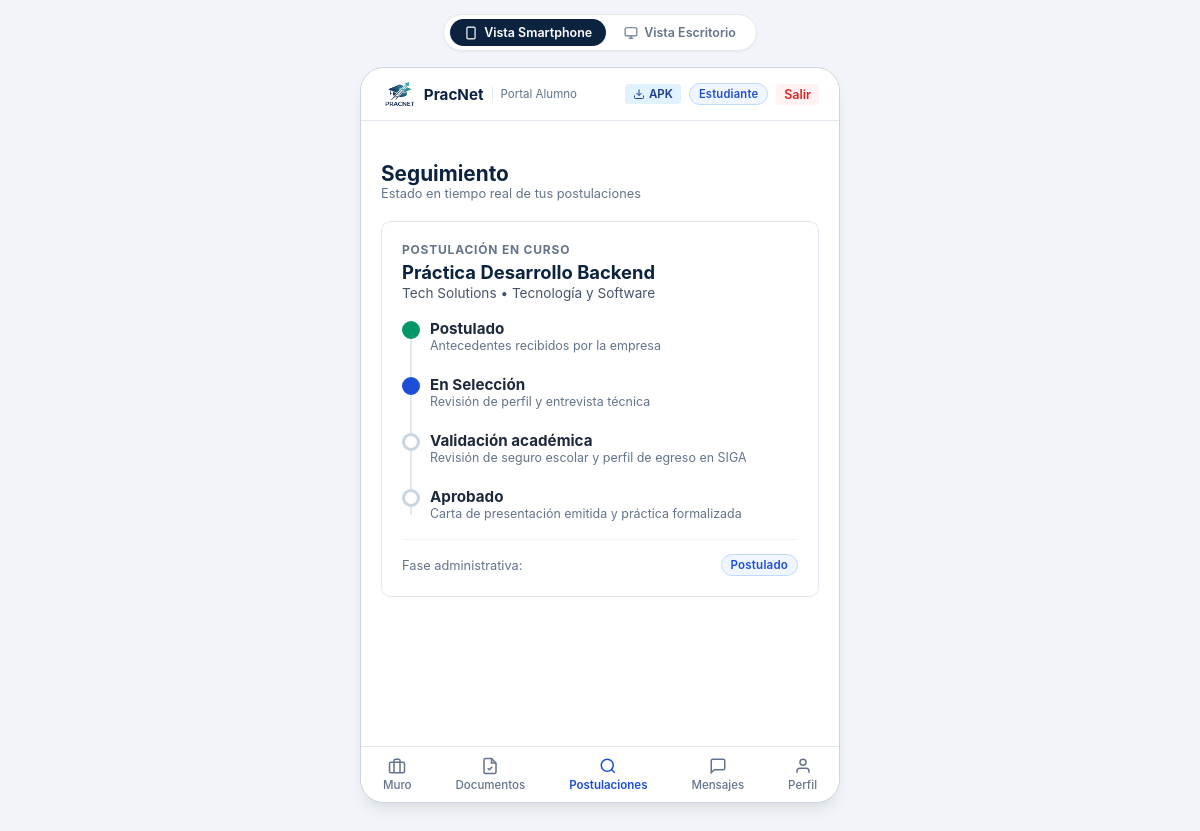
The app's page /estudiante/seguimiento (signed in), older data.
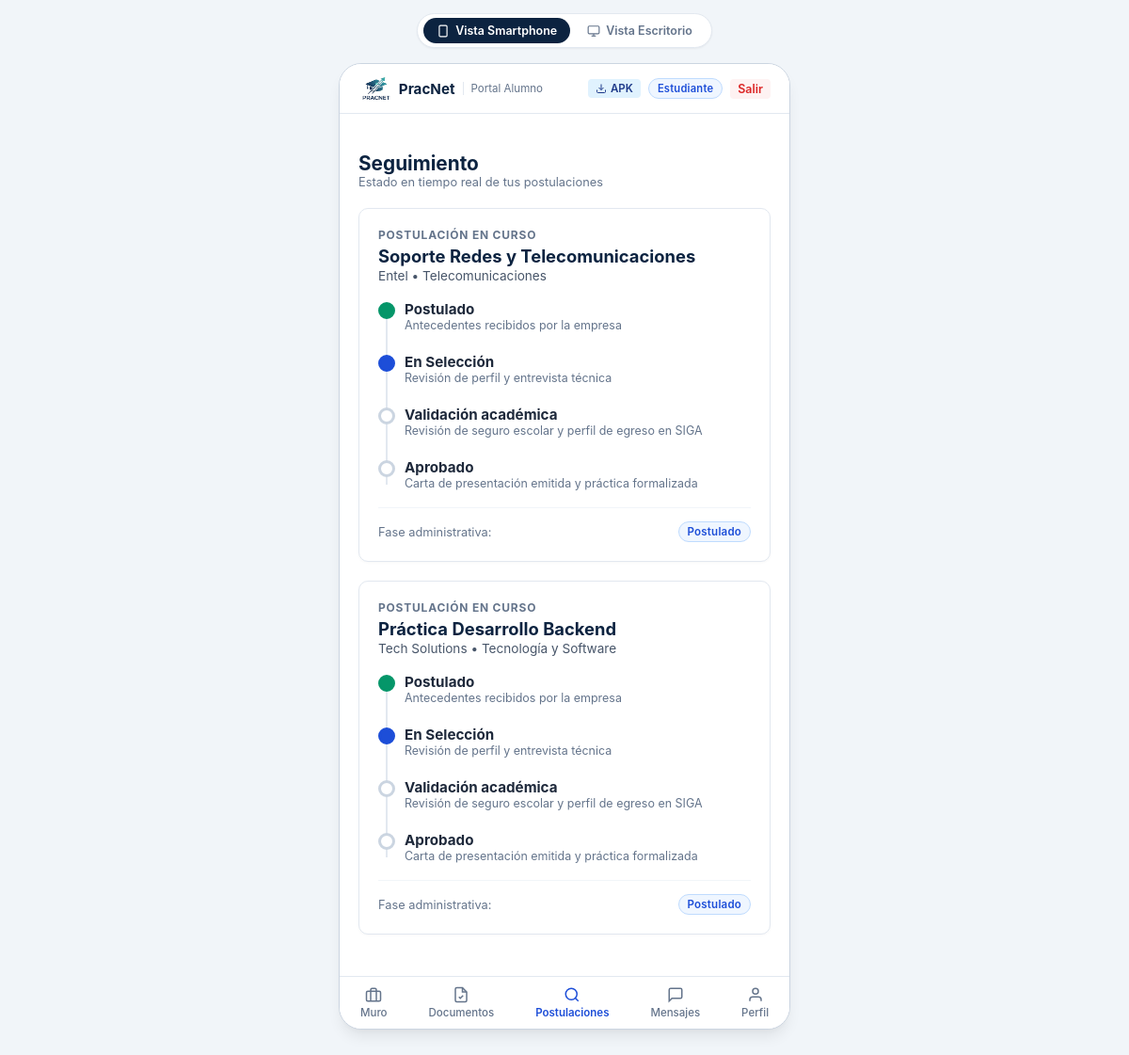
The same page, newer data.
### tables this page shows
CREATE TABLE postulacion (
            id INTEGER PRIMARY KEY AUTOINCREMENT,
            estudiante_id INTEGER NOT NULL REFERENCES estudiante(id) ON DELETE CASCADE,
            oferta_practica_id INTEGER NOT NULL REFERENCES oferta_practica(id) ON DELETE CASCADE,
            estado TEXT DEFAULT 'Postulado',
            fase_administrativa TEXT DEFAULT 'Postulado',
            fecha_postulacion TIMESTAMP DEFAULT CURRENT_TIMESTAMP,
            nota_evaluacion REAL,
            observaciones TEXT,
            UNIQUE(estudiante_id, oferta_practica_id)
        );

CREATE TABLE oferta_practica (
            id INTEGER PRIMARY KEY AUTOINCREMENT,
            empresa_id INTEGER NOT NULL REFERENCES empresa(id) ON DELETE CASCADE,
            titulo TEXT NOT NULL,
            descripcion TEXT NOT NULL,
            requisito_academico TEXT DEFAULT 'Min. 70% Malla',
            min_avance_malla INTEGER DEFAULT 65,
            duracion_horas INTEGER DEFAULT 360,
            duracion_meses INTEGER DEFAULT 3,
            modalidad TEXT DEFAULT 'Híbrido' CHECK(modalidad IN ('Híbrido', 'Remoto', 'Presencial')),
            remunerada INTEGER DEFAULT 1,
            monto_remuneracion TEXT DEFAULT '$250.000',
            cupos INTEGER DEFAULT 2,
            habilidades_requeridas TEXT,
            ubicacion TEXT DEFAULT 'Santiago',
            area TEXT DEFAULT 'Tecnología',
            estado TEXT DEFAULT 'Activa' CHECK(estado IN ('Activa', 'Borrador', 'Cerrada')),
            fecha_publicacion TIMESTAMP DEFAULT CURRENT_TIMESTAMP
        , token_acceso TEXT);

CREATE TABLE empresa (
            id INTEGER PRIMARY KEY AUTOINCREMENT,
            usuario_id INTEGER REFERENCES usuario(id) ON DELETE SET NULL,
            nombre TEXT NOT NULL,
            area TEXT NOT NULL,
            direccion TEXT,
            correo_contacto TEXT,
            rut TEXT UNIQUE,
            convenio_vigente INTEGER DEFAULT 1,
            tasa_retencion INTEGER DEFAULT 35
        );

### app/routes_student.py (the view)
@student_bp.route('/seguimiento')
def seguimiento():
    estudiante_id = session.get('estudiante_id')
    with get_db() as conn:
        cursor = conn.cursor()
        cursor.execute("SELECT * FROM estudiante WHERE id = ?", (estudiante_id,))
        estudiante = cursor.fetchone()
        cursor.execute("""
            SELECT p.*, o.titulo as oferta_titulo, o.modalidad, o.duracion_horas,
                   e.nombre as empresa_nombre, e.area as empresa_area
            FROM postulacion p
            JOIN oferta_practica o ON p.oferta_practica_id = o.id
            JOIN empresa e ON o.empresa_id = e.id
            WHERE p.estudiante_id = ?
            ORDER BY p.id DESC
        """, (estudiante_id,))
        postulaciones = cursor.fetchall()
    return render_template('student/seguimiento.html', estudiante=estudiante, postulaciones=postulaciones)

### app/__init__.py (called while the page is built)
def create_app():
    app = Flask(__name__)
    app.config.from_object(Config)
    os.makedirs(app.config['UPLOAD_FOLDER'], exist_ok=True)
    init_db()
    from app.auth import auth_bp
    from app.routes_admin import admin_bp
    from app.routes_student import student_bp
    from app.routes_empresa import empresa_bp
    app.register_blueprint(auth_bp)
    app.register_blueprint(admin_bp)
    app.register_blueprint(student_bp)
    app.register_blueprint(empresa_bp)
    @app.route('/')
    def index():
        return redirect(url_for('auth.login'))
    @app.errorhandler(404)
    def page_not_found(e):
        return render_template('404.html'), 404
    @app.errorhandler(500)
    def internal_server_error(e):
        return render_template('500.html'), 500
    @app.after_request
    def apply_security_headers(response):
        return add_security_headers(response)
    return app

### app/database.py (called while the page is built)
def get_db_connection():
    conn = sqlite3.connect(Config.DATABASE_PATH)
    conn.row_factory = sqlite3.Row
    conn.execute("PRAGMA foreign_keys = ON;")
    return conn

### app/routes_student.py (called while the page is built)
@student_bp.before_request
@role_required(['estudiante'])
def restrict_student():
    pass

### app/templates/student/seguimiento.html (shortened to what this page needs)
{% extends 'base.html' %}
{% block student_content %}
<div style="margin-bottom: 20px;">
  <h2 style="font-size: 1.3rem; color: var(--primary-navy); font-weight: 700;">Seguimiento</h2>
  <p style="font-size: 0.8rem; color: var(--text-muted);">Estado en tiempo real de tus postulaciones</p>
</div>
{% if postulaciones %}
  {% for p in postulaciones %}
  <div style="background: white; border: 1px solid #e2e8f0; border-radius: 10px; padding: 20px; margin-bottom: 20px; box-shadow: 0 1px 3px rgba(0,0,0,0.03);">
    <div style="font-size: 0.75rem; font-weight: 700; color: #64748b; letter-spacing: 0.8px; text-transform: uppercase; margin-bottom: 4px;">
      POSTULACIÓN EN CURSO
    </div>
    <h3 style="font-size: 1.15rem; color: var(--primary-navy); font-weight: 700; margin-bottom: 2px;">
      {{ p.oferta_titulo }}
    </h3>
    <div style="font-size: 0.85rem; color: #475569; margin-bottom: 16px;">
      {{ p.empresa_nombre }} • {{ p.empresa_area }}
    </div>
    <div class="timeline">
      <div class="timeline-item">
        <div class="timeline-dot completed"></div>
        <div style="font-weight: 700; font-size: 0.95rem; color: #1e293b;">Postulado</div>
        <div style="font-size: 0.78rem; color: #64748b;">Antecedentes recibidos por la empresa</div>
      </div>
      <div class="timeline-item">
        <div class="timeline-dot {% if p.estado in ['En Seleccion', 'Validacion Academica', 'Aprobado'] %}completed{% else %}active{% endif %}"></div>
        <div style="font-weight: 700; font-size: 0.95rem; color: #1e293b;">En Selección</div>
        <div style="font-size: 0.78rem; color: #64748b;">Revisión de perfil y entrevista técnica</div>
      </div>
      <div class="timeline-item">
        <div class="timeline-dot {% if p.estado in ['Validacion Academica'] %}active{% elif p.estado == 'Aprobado' %}completed{% endif %}"></div>
        <div style="font-weight: 700; font-size: 0.95rem; color: {% if p.estado == 'Validacion Academica' %}#1e5bb0{% else %}#1e293b{% endif %};">
          Validación académica
        </div>
        <div style="font-size: 0.78rem; color: #64748b;">Revisión de seguro escolar y perfil de egreso en SIGA</div>
      </div>
      <div class="timeline-item" style="margin-bottom: 0;">
        <div class="timeline-dot {% if p.estado == 'Aprobado' %}completed{% endif %}"></div>
        <div style="font-weight: 700; font-size: 0.95rem; color: #1e293b;">Aprobado</div>
        <div style="font-size: 0.78rem; color: #64748b;">Carta de presentación emitida y práctica formalizada</div>
      </div>
    </div>
    <div style="margin-top: 18px; padding-top: 14px; border-top: 1px solid #f1f5f9; display: flex; justify-content: space-between; align-items: center;">
      <span style="font-size: 0.8rem; color: #64748b;">Fase administrativa:</span>
      <span class="badge badge-info">{{ p.fase_administrativa }}</span>
    </div>
  </div>
  {% endfor %}
{% endif %}
{% endblock %}

Row changes from the older to the newer data that the page shows:
added postulacion: oferta_titulo "Soporte Redes y Telecomunicaciones", empresa_nombre "Entel", empresa_area "Telecomunicaciones", fase_administrativa "Postulado"
